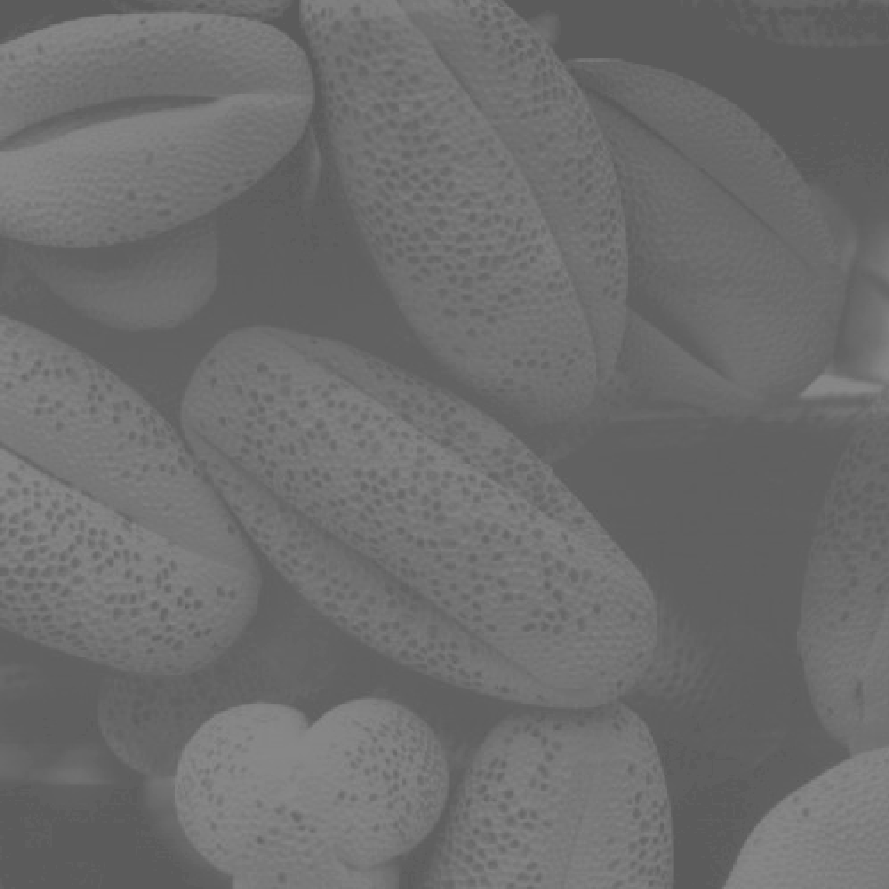
#> input picture data/Fig0310(b)(washed_out_pollen_image).tif, 889 x 889 px
$ python 1A.py   (older library calls are emulated)
#> lines starting #> are read from the running program, lines starting #| are printed output that depends on the picture
import numpy as np
import matplotlib.pyplot as plt
import matplotlib.image as mpimg

# Global max and min intensity values for plotting
max_r = np.iinfo(np.uint8).max
min_r = np.iinfo(np.uint8).min

if __name__ == "__main__":
	# Load image to numpy array
	img = mpimg.imread('data/Fig0310(b)(washed_out_pollen_image).tif')
#> img is the input picture: shape (889, 889); min 91, max 138, mean 109.1

	fig = plt.figure()
	fig.suptitle('1A: Histogram', fontsize=20)

	# Plot image
	ax = plt.subplot(1,2,1)
	ax.set_title("Image")
	plt.imshow(img, cmap=plt.cm.gray, vmin=min_r, vmax=max_r)
	plt.axis('off')

	# Plot histogram
	ax = plt.subplot(1,2,2)
	ax.set_title("Image Histogram")
	plt.hist(img.ravel(), bins=max_r, range=(min_r, max_r), normed=True, color='k')
	plt.xlim((min_r,max_r))

	plt.show()
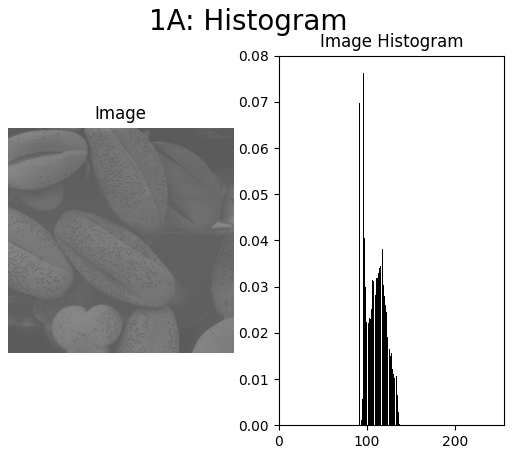
#> figure drawn by matplotlib, 2 panels; panel 2: tallest bar 0.0762 high, from x = 96 to 97
